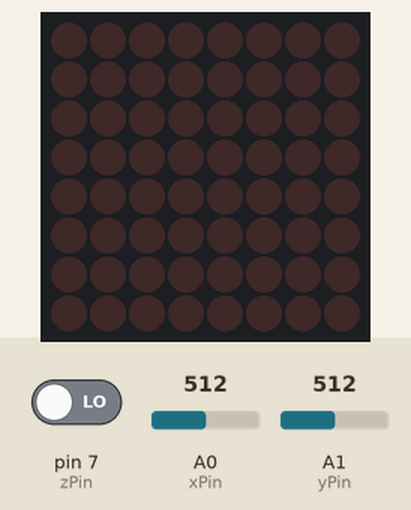
Simulated run of this sketch. Board: Arduino Uno, built with avr-gcc and run on an emulated ATmega328P. On the bench: 8×8 LED matrix. The test bench sets the inputs (shaded band); at power-on: A0 (xPin) = 512, pin 7 (zPin) LOW, A1 (yPin) = 512.

Above: at 1.2 s.
1.3 s: A0 (xPin) set to 989
2.8 s: A0 (xPin) set to 1015
At 4.1 s:
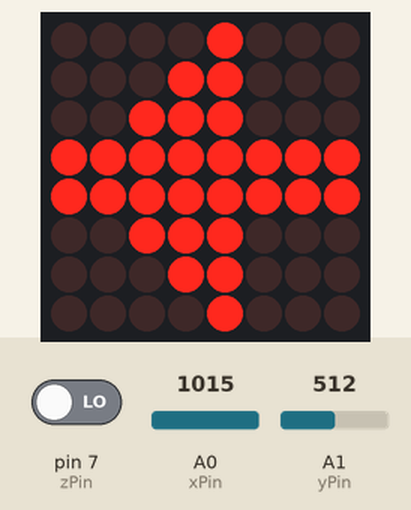
4.4 s: A0 (xPin) set to 11
5.9 s: A0 (xPin) set to 8
At 6.6 s:
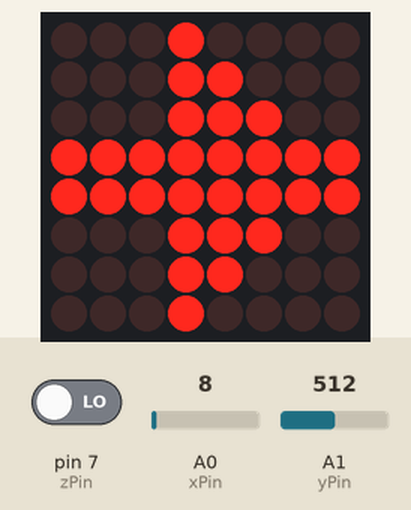
7.5 s: A0 (xPin) set to 1010
At 7.57 s:
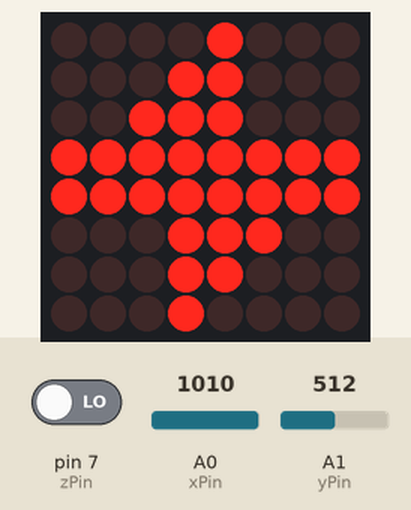
9.1 s: A0 (xPin) set to 0
At 9.18 s:
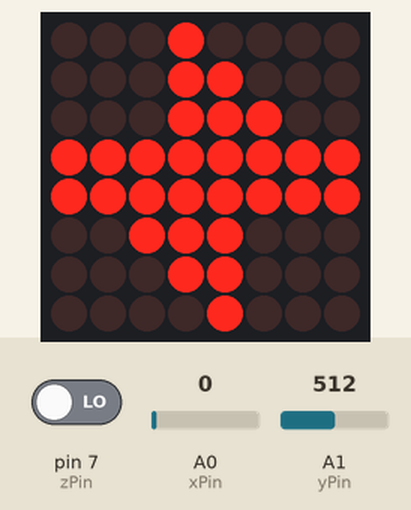
Timing chart, 0 to 11.8 s (numbered marks = the images above; inputs shaded):
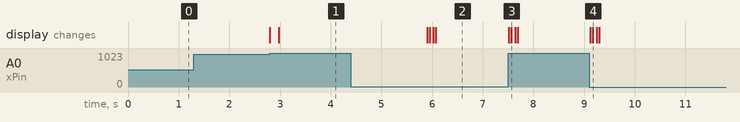

The sketch:

AR05.ino
```cpp
#include "LedControl.h"

int xPin = A0;
int yPin = A1;
int zPin = 7;
LedControl lc = LedControl(12, 11, 10, 1);

byte a[8] = { B00001000, B00011000, B00111000, B11111111, B11111111, B00111000, B00011000, B00001000};
byte b[8] = { B00010000, B00011000, B00011100, B11111111, B11111111, B00011100, B00011000, B00010000};
byte c[8] = { B00011000, B00111100, B01111110, B11111111, B00011000, B00011000, B00011000, B00011000};
byte d[8] = { B00011000, B00011000, B00011000, B00011000, B11111111, B01111110, B00111100, B00011000};
byte z[8] = { B10000001, B01000010, B00100100, B00011000, B00011000, B00100100, B01000010, B10000001};

void setup()
{
  pinMode(zPin,INPUT);
  lc.shutdown(0, false);
  lc.setIntensity(0, 8);
  lc.clearDisplay(0);
}
void loop()
{
  int xValue = analogRead(xPin);
  int yValue = analogRead(yPin);
  int zValue = digitalRead(zPin);

  if(xValue >1000){
    for (int row = 0; row < 8; row++)
    {
      lc.setRow(0, row, a[row]);
      delay(25);
    }
  }
  else if(xValue <10){
    for (int row = 0; row < 8; row++)
    {
      lc.setRow(0, row, b[row]);
      delay(25);
    }
  }
  else if(yValue > 1000){
    for (int row = 0; row < 8; row++)
    {
      lc.setRow(0, row, c[row]);
      delay(25);
    }
  }
  else if(yValue <11){
    for (int row = 0; row < 8; row++)
    {
      lc.setRow(0, row, d[row]);
      delay(25);
    }
  }
  else if(zValue == HIGH){
    for (int row = 0; row < 8; row++)
    {
      lc.setRow(0, row, z[row]);
      delay(30);
    }
  }
}
```

Measured:
- the behaviour switches between 1000 and 1001 on A0 (xPin) (found by bisection; images 0 and 1)
- the behaviour switches between 10 and 9 on A0 (xPin) (found by bisection; images 1 and 2)
- after the input at 1.3 s, every drawn part: stays the same
- after the input at 2.8 s, the display: first changes at once (image 1 shows a later state)
- after the input at 4.4 s, every drawn part: stays the same
- after the input at 5.9 s, the display: first changes at once (image 2 shows a later state)
- after the input at 7.5 s, the display: first changes at once (image 3 shows a later state)
- after the input at 9.1 s, the display: first changes at once (image 4 shows a later state)
